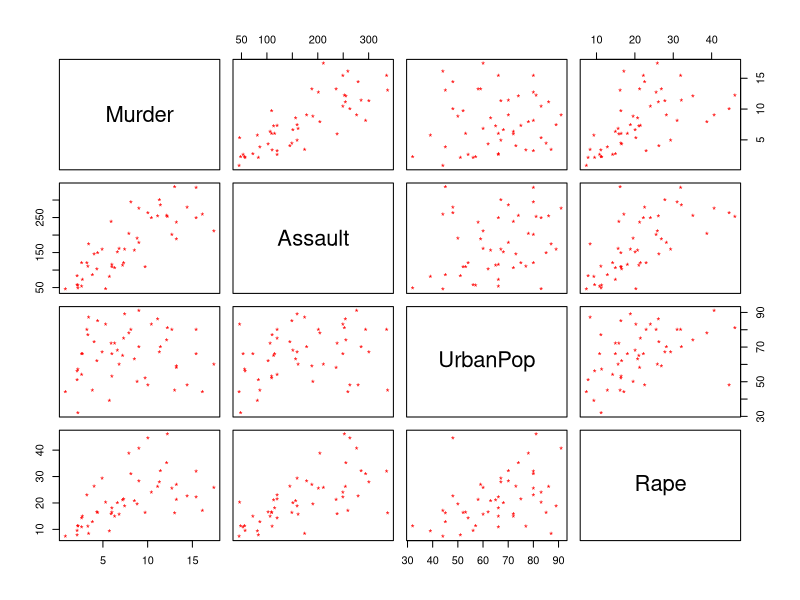
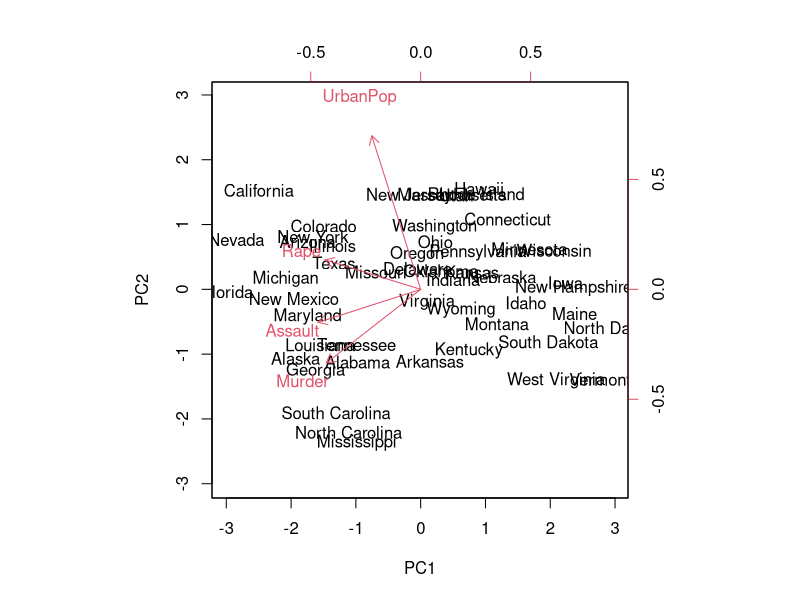
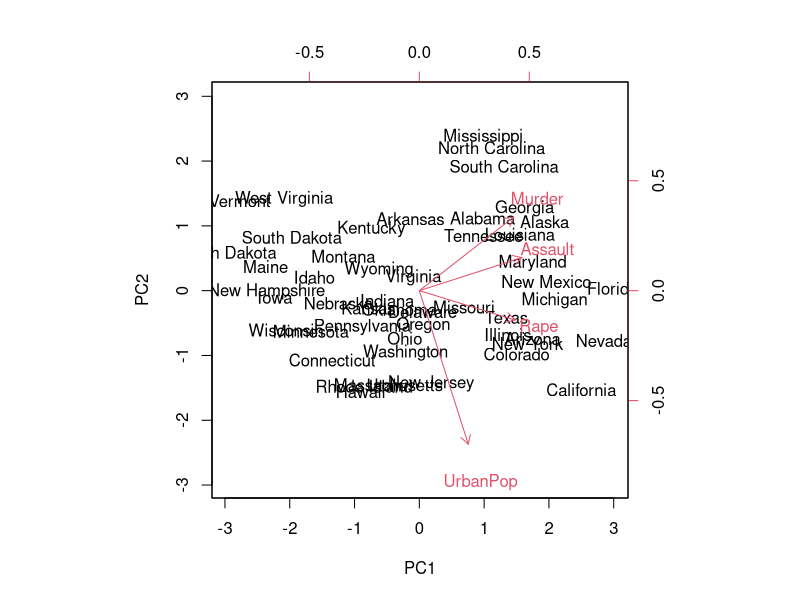
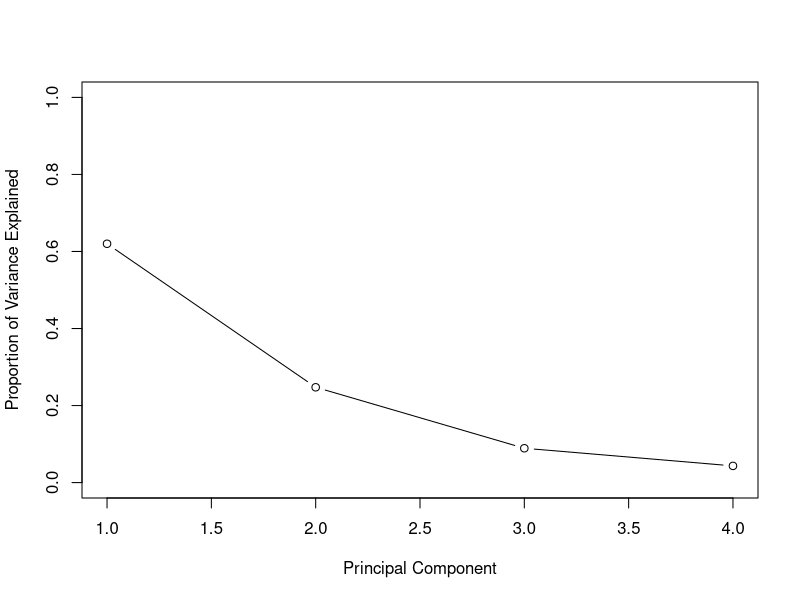
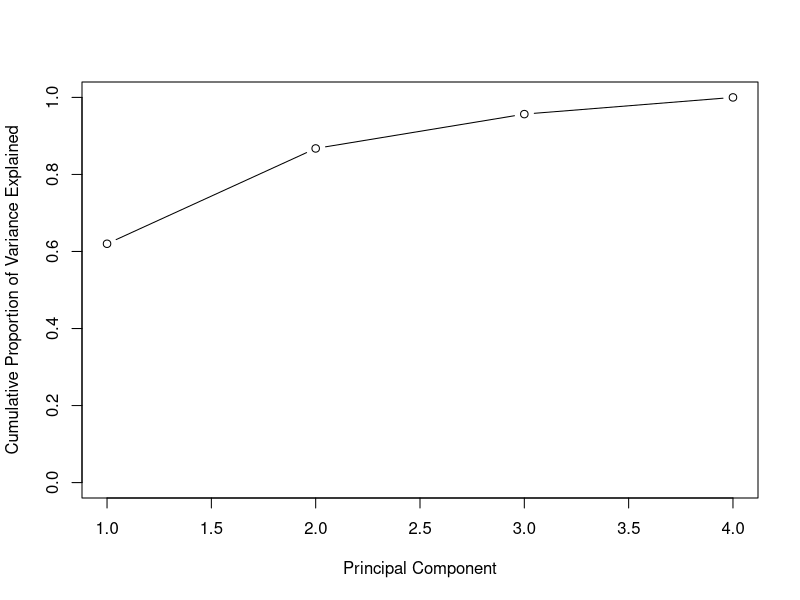
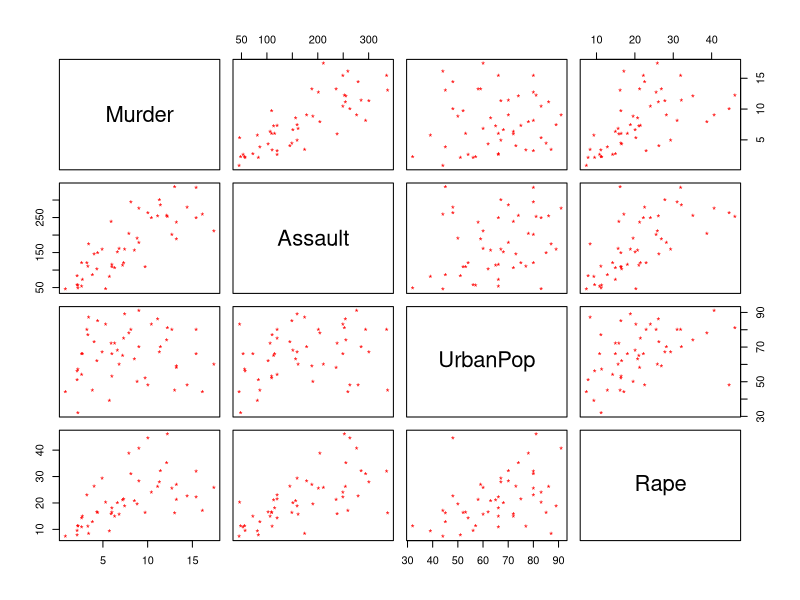

Write the R code that produced these figures, in order.
USArrests

states=row.names (USArrests)
states
names (USArrests)
apply (USArrests, 2, mean)  
apply (USArrests, 2, var)
cor(USArrests[,1:4])
plot(USArrests[,1:4], pch='*',col=c("red", "green", "blue")[unclass(iris[,5])])
pr.out=prcomp(USArrests, scale=TRUE)
names(pr.out)
pr.out$center
pr.out$scale
pr.out$rotation
dim(pr.out$x)
biplot(pr.out, scale=0)
pr.out$rotation=-pr.out$rotation 
pr.out$x=-pr.out$x
biplot(pr.out, scale=0)
pr.var=pr.out$sdev^2
pr.var
summary(pr.out)
pve=pr.var/sum(pr.var)
pve
plot(pve, xlab=" Principal Component ", ylab="Proportion of Variance Explained", ylim=c(0,1),type='b')
plot(cumsum (pve), xlab="Principal Component", ylab ="Cumulative Proportion of Variance Explained", ylim=c(0,1),type='b')
cor(USArrests[,1:4])
plot(USArrests[,1:4], pch='*',col=c("red", "green", "blue")[unclass(iris[,5])])
summary(pr.out)
pr.out$x
